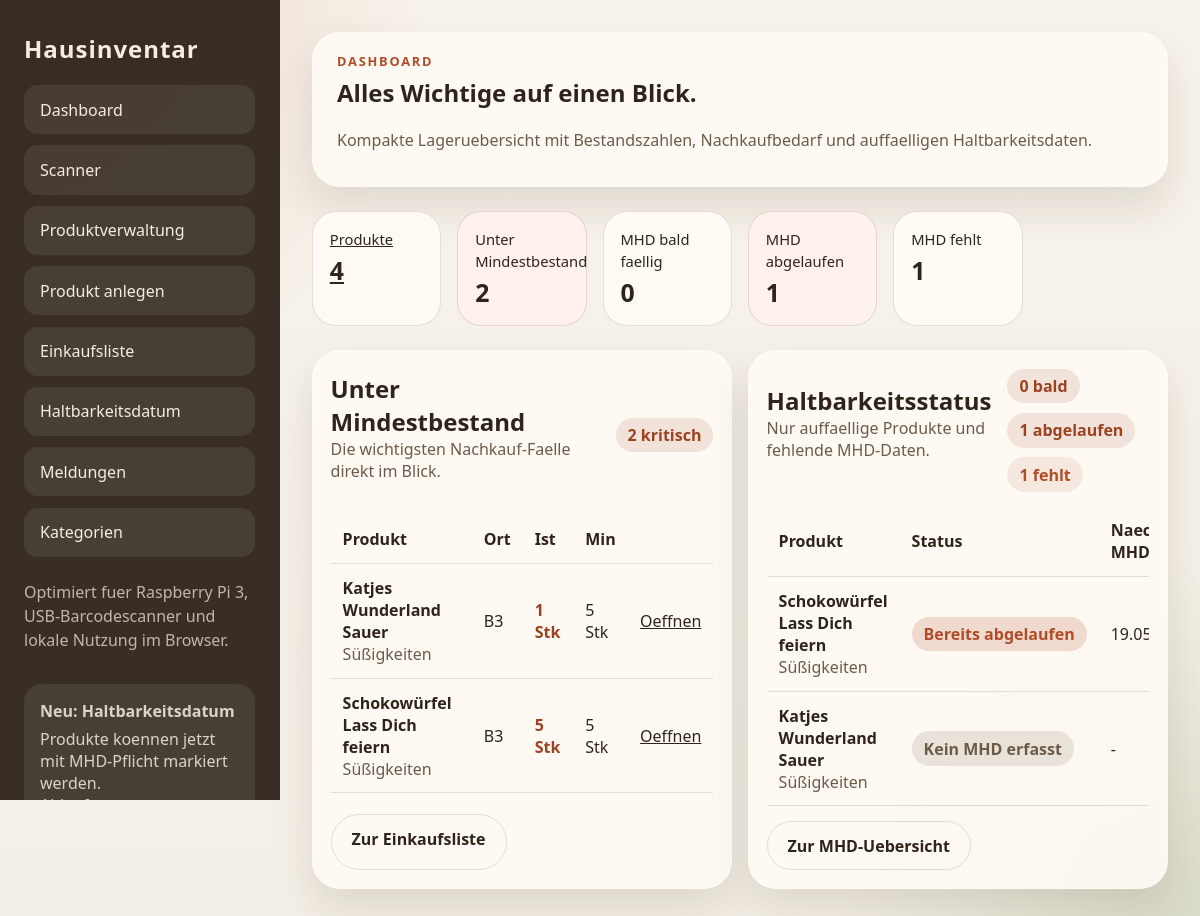
The page / on the database its author committed.
### tables this page shows
CREATE TABLE products (
            id INTEGER PRIMARY KEY AUTOINCREMENT,
            name TEXT NOT NULL,
            barcode TEXT UNIQUE,
            sku TEXT,
            category TEXT,
            storage_location TEXT,
            unit TEXT NOT NULL DEFAULT 'Stk',
            target_quantity INTEGER NOT NULL DEFAULT 0,
            current_quantity INTEGER NOT NULL DEFAULT 0,
            min_quantity INTEGER NOT NULL DEFAULT 0,
            notes TEXT,
            extra_attributes TEXT NOT NULL DEFAULT '{}',
            created_at TEXT NOT NULL DEFAULT CURRENT_TIMESTAMP,
            updated_at TEXT NOT NULL DEFAULT CURRENT_TIMESTAMP
        , product_category_id INTEGER REFERENCES product_categories (id), requires_expiry_date INTEGER NOT NULL DEFAULT 0);

CREATE TABLE product_categories (
            id INTEGER PRIMARY KEY AUTOINCREMENT,
            name TEXT NOT NULL UNIQUE,
            created_at TEXT NOT NULL DEFAULT CURRENT_TIMESTAMP
        );

### inventory_app/__init__.py (the view)
    @app.route("/")
    def index():
        dashboard = get_dashboard_data()
        return render_template("dashboard.html", **dashboard)

### inventory_app/__init__.py (called while the page is built)
def _is_mobile_request() -> bool:
    user_agent = str(request.headers.get("User-Agent", "")).lower()
    if not user_agent:
        return False
    return any(token in user_agent for token in MOBILE_UA_HINTS)

### inventory_app/database.py (called while the page is built)
def get_db() -> sqlite3.Connection:
    if "db" not in g:
        g.db = sqlite3.connect(current_app.config["DATABASE"])
        g.db.row_factory = sqlite3.Row
    return g.db

### inventory_app/inventory_logic.py (called while the page is built)
def _build_expiry_summary(products: list[dict]) -> dict:
    items = [product for product in products if product.get("requires_expiry_date")]
    counts = {
        "good": 0,
        "expiring_soon": 0,
        "expired": 0,
        "missing": 0,
    }
    for item in items:
        status = item.get("expiry_status") or "good"
        counts[status] = counts.get(status, 0) + 1
    items.sort(
        key=lambda item: (
            _expiry_status_sort_key(item.get("expiry_status", "good")),
            item.get("next_expiry_date") or "9999-12-31",
            item.get("name", "").casefold(),
        )
    )
    return {"items": items, "counts": counts}

def _expiry_status_sort_key(status: str) -> int:
    order = {"expired": 0, "expiring_soon": 1, "missing": 2, "good": 3}
    return order.get(status, 4)

def _get_product_category_name(product_category_id: int | None) -> str:
    if not product_category_id:
        return ""
    row = get_db().execute("SELECT name FROM product_categories WHERE id = ?", (product_category_id,)).fetchone()
    return row["name"] if row else ""

def _list_open_expiry_batches(product_id: int | None) -> list[dict]:
    if not product_id:
        return []
    rows = get_db().execute(
        """
        SELECT id, expires_on, quantity, quantity_remaining, created_at
        FROM product_expiry_batches
        WHERE product_id = ? AND quantity_remaining > 0
        ORDER BY expires_on ASC, created_at ASC, id ASC
        """,
        (product_id,),
    ).fetchall()
    return [
        {
            "id": int(row["id"]),
            "expires_on": row["expires_on"],
            "expires_display": _format_expiry_date(row["expires_on"]),
            "quantity": int(row["quantity"]),
            "quantity_remaining": int(row["quantity_remaining"]),
            "created_at": row["created_at"],
        }
        for row in rows
    ]

def _format_expiry_date(raw_value: str | None) -> str:
    if not raw_value:
        return ""
    try:
        parsed = date.fromisoformat(raw_value)
    except ValueError:
        return raw_value
    return parsed.strftime("%d.%m.%Y")

### inventory_app/templates/dashboard.html (shortened to what this page needs)
{% extends "layout.html" %}
{% block content %}
<section class="hero dashboard-hero-compact">
    <div>
        <p class="eyebrow">Dashboard</p>
        <h1>Alles Wichtige auf einen Blick.</h1>
        <p class="lead">Kompakte Lageruebersicht mit Bestandszahlen, Nachkaufbedarf und auffaelligen Haltbarkeitsdaten.
        </p>
    </div>
</section>
<section class="stats-grid dashboard-stats-grid">
    <a class="stat-card" href="{{ url_for('products_page') }}">
        <span>Produkte</span>
        <strong>{{ product_count }}</strong>
    </a>
    <article class="stat-card warning">
        <span>Unter Mindestbestand</span>
        <strong>{{ low_stock_count }}</strong>
    </article>
    <article class="stat-card">
        <span>MHD bald faellig</span>
        <strong>{{ expiry_soon_count }}</strong>
    </article>
    <article class="stat-card warning">
        <span>MHD abgelaufen</span>
        <strong>{{ expiry_expired_count }}</strong>
    </article>
    <article class="stat-card">
        <span>MHD fehlt</span>
        <strong>{{ expiry_missing_count }}</strong>
    </article>
</section>
<section class="dashboard-overview-grid">
    <article class="panel dashboard-focus-panel" id="dashboard-low-stock">
        <div class="section-head compact-head dashboard-panel-head">
            <div>
                <h2>Unter Mindestbestand</h2>
                <p class="subtle">Die wichtigsten Nachkauf-Faelle direkt im Blick.</p>
            </div>
            <div class="accordion-meta">
                <span class="status-pill warning-pill">{{ low_stock_count }} kritisch</span>
            </div>
        </div>
        <div class="table-wrap dashboard-table-wrap">
            <table>
                <thead>
                    <tr>
                        <th>Produkt</th>
                        <th>Ort</th>
                        <th>Ist</th>
                        <th>Min</th>
                        <th></th>
                    </tr>
                </thead>
                <tbody>
                    {% for product in low_stock_products[:6] %}
                    <tr>
                        <td>
                            <strong>{{ product.name }}</strong>
                            <div class="subtle">{{ product.product_category or 'Ohne Lebensmittelart' }}</div>
                        </td>
                        <td>{{ product.storage_location or '-' }}</td>
                        <td class="text-warning">{{ product.current_quantity }} {{ product.unit }}</td>
                        <td>{{ product.min_quantity }} {{ product.unit }}</td>
                        <td><a href="{{ url_for('product_detail', product_id=product.id) }}">Oeffnen</a></td>
                    </tr>
                    {% else %}
                    <tr>
                        <td colspan="5" class="empty-state">Aktuell liegt kein Produkt unter Mindestbestand.</td>
                    </tr>
                    {% endfor %}
                </tbody>
            </table>
        </div>
        <div class="dashboard-panel-footer">
            <a class="button-link secondary" href="{{ url_for('shopping_list') }}">Zur Einkaufsliste</a>
        </div>
    </article>
    <article class="panel dashboard-focus-panel" id="dashboard-expiry">
        <div class="section-head compact-head dashboard-panel-head">
            <div>
                <h2>Haltbarkeitsstatus</h2>
                <p class="subtle">Nur auffaellige Produkte und fehlende MHD-Daten.</p>
            </div>
            <div class="accordion-meta">
                <span class="status-pill expiry-soon-pill">{{ expiry_soon_count }} bald</span>
                <span class="status-pill warning-pill">{{ expiry_expired_count }} abgelaufen</span>
                <span class="status-pill">{{ expiry_missing_count }} fehlt</span>
            </div>
        </div>
        <div class="table-wrap dashboard-table-wrap">
            <table>
                <thead>
                    <tr>
                        <th>Produkt</th>
                        <th>Status</th>
                        <th>Naechstes MHD</th>
                    </tr>
                </thead>
                <tbody>
                    {% for product in expiry_alert_products[:6] %}
                    <tr>
                        <td>
                            <strong>{{ product.name }}</strong>
                            <div class="subtle">{{ product.product_category or 'Ohne Lebensmittelart' }}</div>
                        </td>
                        <td>
                            <span class="expiry-status-badge expiry-status-{{ product.expiry_status }}">{{
                                product.expiry_status_label }}</span>
                        </td>
                        <td>{{ product.next_expiry_display or '-' }}</td>
                    </tr>
                    {% else %}
                    <tr>
                        <td colspan="5" class="empty-state">Aktuell gibt es keine auffaelligen Haltbarkeitsdaten.</td>
                    </tr>
                    {% endfor %}
                </tbody>
            </table>
        </div>
        <div class="dashboard-panel-footer">
            <a class="button-link secondary" href="{{ url_for('expiry_page') }}">Zur MHD-Uebersicht</a>
        </div>
    </article>
</section>
{% endblock %}

### inventory_app/templates/layout.html (shortened to what this page needs)
<!doctype html>
<html lang="de">
<head>
    <link rel="stylesheet" href="{{ url_for('static', filename='inventory_theme.css') }}">
</head>
<body class="{{ body_class or '' }} {{ device_class or '' }}">
    <div class="page-shell">
        <aside class="sidebar">
            <a class="brand" href="{{ url_for('index') }}">Hausinventar</a>
            <details class="mobile-nav" {% if not is_mobile_device %}open{% endif %}>
                <nav class="nav-links" aria-label="Hauptnavigation">
                    <a href="{{ url_for('index') }}">Dashboard</a>
                    <a href="{{ url_for('scanner_page') }}">Scanner</a>
                    <a href="{{ url_for('products_page') }}">Produktverwaltung</a>
                    <a href="{{ url_for('new_product') }}">Produkt anlegen</a>
                    <a href="{{ url_for('shopping_list') }}">Einkaufsliste</a>
                    <a href="{{ url_for('expiry_page') }}">Haltbarkeitsdatum</a>
                    <a href="{{ url_for('alerts_page') }}">Meldungen</a>
                    <a href="{{ url_for('categories') }}">Kategorien</a>
                </nav>
            </details>
            <div class="sidebar-bottom">
                <p class="sidebar-note">Optimiert fuer Raspberry Pi 3, USB-Barcodescanner und lokale Nutzung im Browser.
                </p>
                <div class="sidebar-panel">
                    <strong>Neu: Haltbarkeitsdatum</strong>
                    <span>Produkte koennen jetzt mit MHD-Pflicht markiert werden. Ablaufwarnungen erscheinen im
                        Dashboard und in der neuen MHD-Uebersicht.</span>
                </div>
            </div>
        </aside>
        <main class="content">
            {% block content %}{% endblock %}
        </main>
    </div>
</body>
</html>

### rows shown on the page
products: name "Katjes Wunderland Sauer", storage_location "B3", unit "Stk", unit "Stk", name "Katjes Wunderland Sauer"
product_categories: name "Süßigkeiten" "Süßigkeiten", name "Süßigkeiten" "Süßigkeiten"
products: name "Schokowürfel Lass Dich feiern", storage_location "B3", unit "Stk", unit "Stk", name "Schokowürfel Lass Dich feiern"

### other values the page prints
{{ product_count }} "4"
{{ low_stock_count }} "2"
{{ expiry_soon_count }} "0"
{{ expiry_expired_count }} "1"
{{ expiry_missing_count }} "1"
{{ product.current_quantity }} "1" "5"
{{ product.min_quantity }} "5" "5"
{{ product.expiry_status_label }} "Bereits abgelaufen" "Kein MHD erfasst"
{{ product.next_expiry_display or '-' }} "-"
